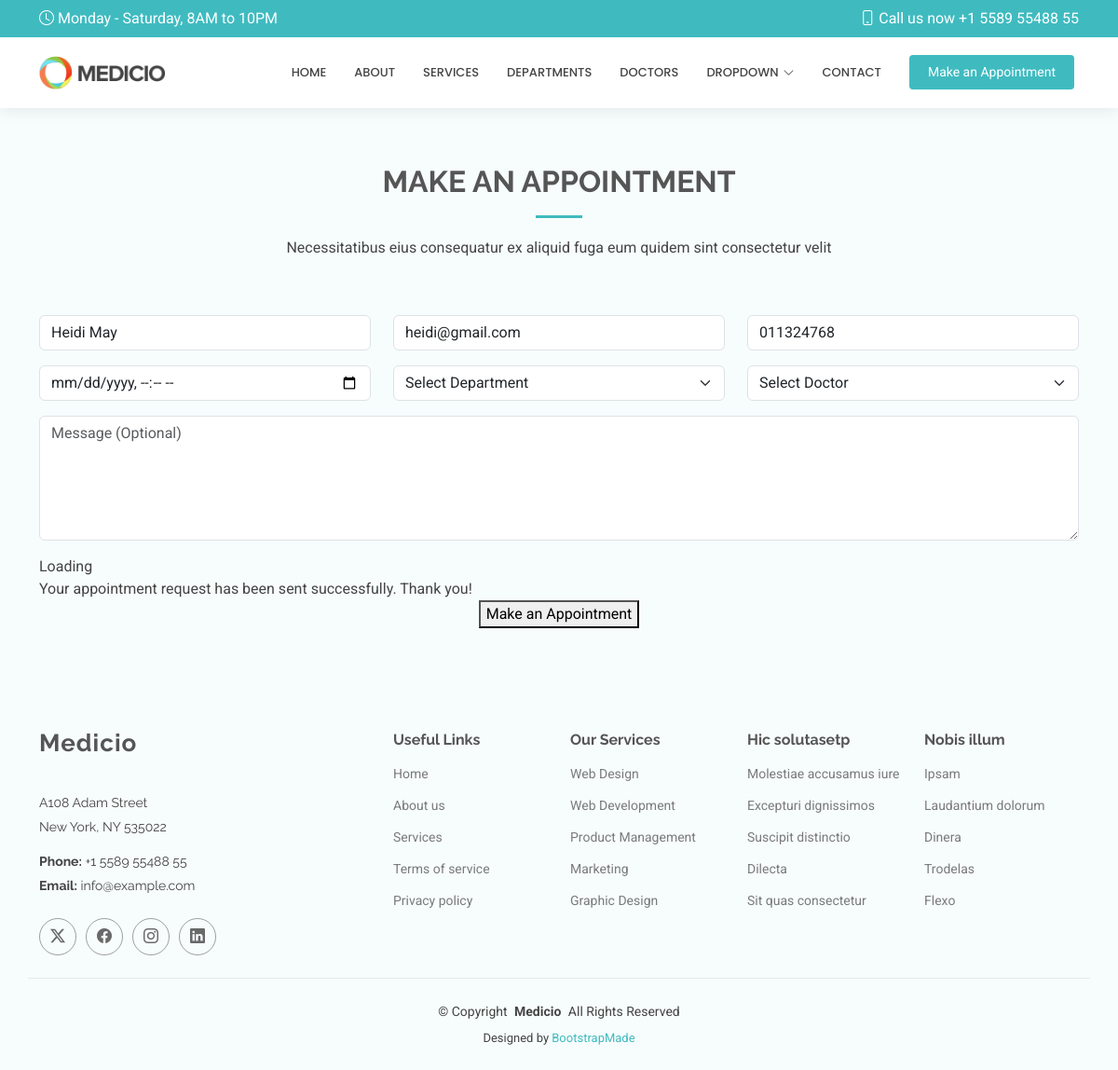
The app's page /edit/4, older data.
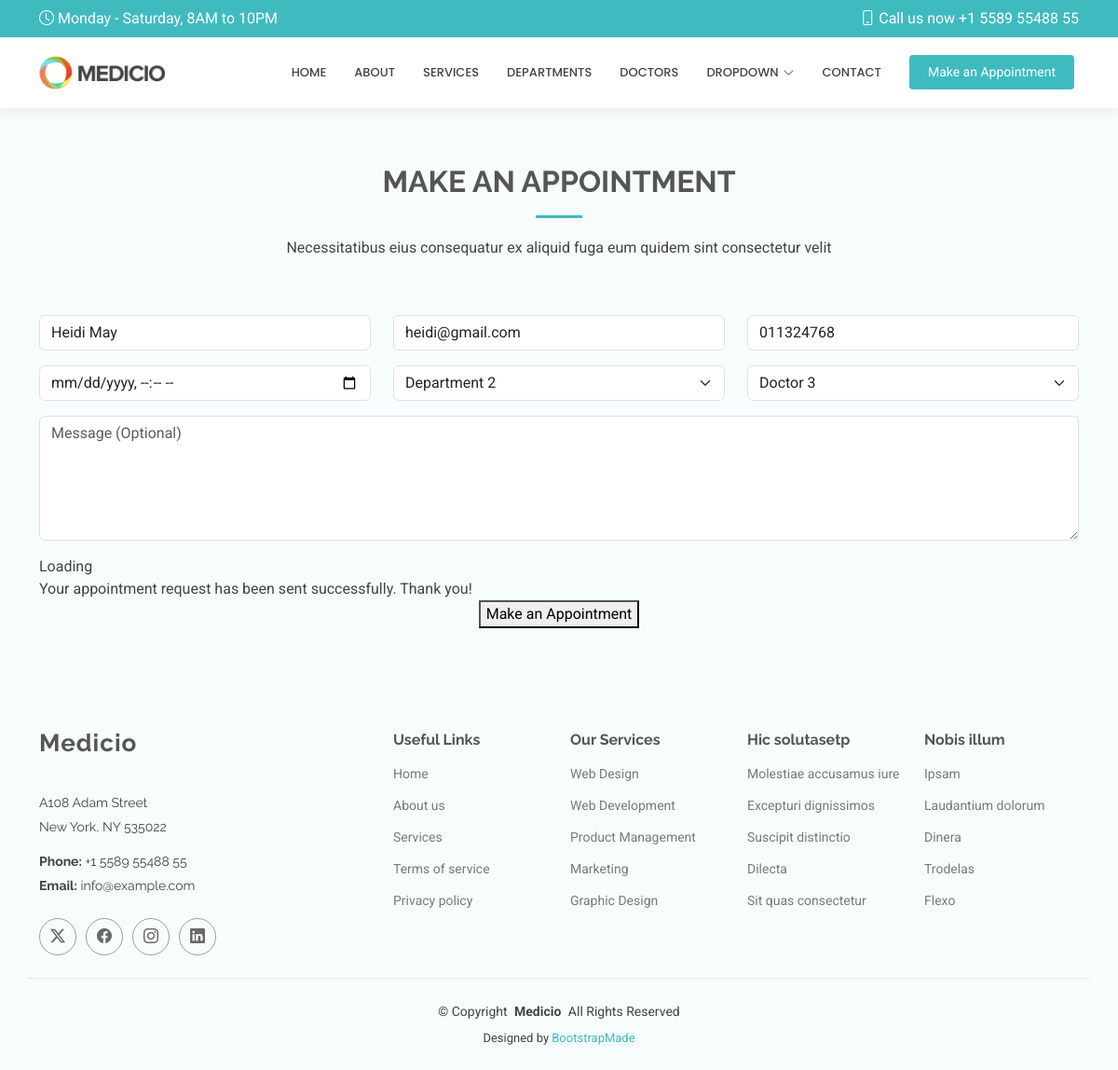
The same page, newer data.
### hospitalapp/models.py (models this page shows, shortened)
class Appointment(models.Model):
    name  = models.CharField(max_length=50)
    email = models.EmailField()
    phone = models.CharField(max_length=15)
    date = models.DateTimeField()
    department = models.CharField(max_length=50)
    doctor = models.CharField(max_length=50)
    message = models.TextField()

### hospitalapp/views.py (the view)
# urls.py: path('edit/<int:id>', views.edit, name='edit'),
def edit(request,id):
    appointment = get_object_or_404(Appointment,id = id)
    if request.method =='POST':
        appointment.name =request.POST.get('name')
        appointment.email =request.POST.get('email')
        appointment.phone =request.POST.get('phone')
        appointment.date =request.POST.get('department')
        appointment.doctor =request.POST.get('doctor')
        appointment.message =request.POST.get('message')
        appointment.save()
        return redirect('/show')
    else:
        return render(request,'edit.html',{'appointment':appointment})

### Templates/edit.html (shortened to what this page needs)
{% extends 'starter-page.html' %}
{% load static %}
{% block content %}
    <section id="appointment" class="appointment section light-background">
      <div class="container section-title" data-aos="fade-up">
        <h2>MAKE AN APPOINTMENT</h2>
        <p>Necessitatibus eius consequatur ex aliquid fuga eum quidem sint consectetur velit</p>
      </div>
      <div class="container" data-aos="fade-up" data-aos-delay="100">
        <form  method="post" >
          <div class="row">
            <div class="col-md-4 form-group">
              <input type="text" value="{{ appointment.name }}"name="name" class="form-control" id="name" placeholder="Your Name" required="">
            </div>
            <div class="col-md-4 form-group mt-3 mt-md-0">
              <input type="email" value="{{ appointment.email }}"class="form-control" name="email" id="email" placeholder="Your Email" required="">
            </div>
            <div class="col-md-4 form-group mt-3 mt-md-0">
              <input type="tel"  value="{{ appointment.phone }}"class="form-control" name="phone" id="phone" placeholder="Your Phone" required="">
            </div>
          </div>
          <div class="row">
            <div class="col-md-4 form-group mt-3">
              <input type="datetime-local" name="date" class="form-control datepicker" id="date" placeholder="Appointment Date" required="">
            </div>
            <div class="col-md-4 form-group mt-3">
              <select name="department" id="department" class="form-select" required="">
                <option value="">Select Department</option>
                <option value="Department 2" {% if appointment.department == "Department 2" %}selected{% endif %}>Department 2</option>
              </select>
            </div>
            <div class="col-md-4 form-group mt-3">
              <select name="doctor" id="doctor" class="form-select" required="">
                <option value="">Select Doctor</option>
                <option value="Doctor 3" {% if appointment.doctor == "Doctor 3" %}selected{% endif %} >Doctor 3</option>
              </select>
            </div>
          </div>
          <div class="form-group mt-3">
            <textarea class="form-control" name="message" rows="5" placeholder="Message (Optional)"></textarea>
          </div>
          <div class="mt-3">
            <div class="loading">Loading</div>
            <div class="sent-message">Your appointment request has been sent successfully. Thank you!</div>
            <div class="text-center"><button type="submit">Make an Appointment</button></div>
          </div>
        </form>
      </div>
    </section>
{% endblock %}

Row changes from the older to the newer data that the page shows:
changed Appointment "Heidi May": department (not shown) → "Department 2"; doctor (not shown) → "Doctor 3"
Text that changed along with them:
form field department: "Select Department" → (not shown)
form field doctor: "Select Doctor" → (not shown)
